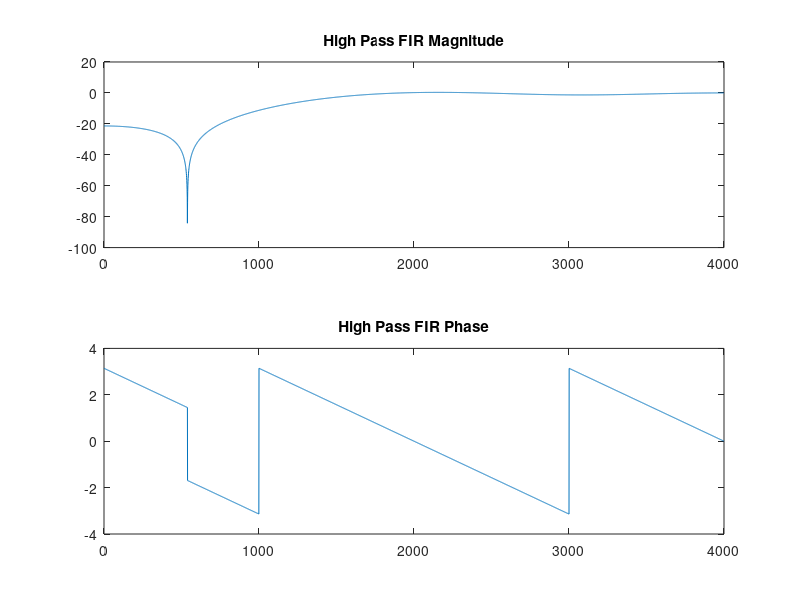

Here is the MATLAB script that generated this plot:
% BANDARA H.G.T.D.
% 2022e048 
% LABORATORY SESSION 3
% Part 05  

N = 9;
fc = 1200;
fs = 8000;

hp_fir = fir1(N-1, 2*fc/fs, 'high', rectwin(N));
[H, f] = freqz(hp_fir, 1, 4096, fs);

figure;
subplot(2,1,1); plot(f, 20*log10(abs(H))); title('High Pass FIR Magnitude');
subplot(2,1,2); plot(f, angle(H)); title('High Pass FIR Phase');
